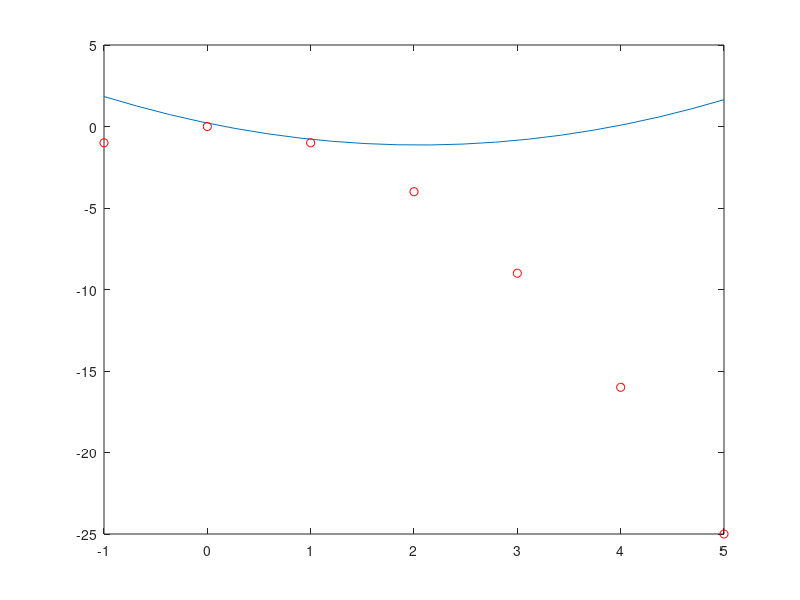

This figure's MATLAB source:
% Create fake data for points approximately on a parabola, 
% oriented approximately facing downwards-right with axis of symmetry
% at angle around -30 degrees down from the x-axis
%
topleft= [      rand(100) 
          500 + rand(100)];

minangle= -0.3; maxangle= -0.7;
theta=- minangle + rand() * (maxangle-minangle);
rot=[cos(theta)  -sin(theta) 0 
     sin(theta)   cos(theta) 0
         0            0      1];

rot2=[cos(theta/2)  -sin(theta/2) 
     sin(theta/2)   cos(theta/2)];

a=-1; b=0; c=0;
Q1= [a  0  b 
         0  0 -1 
         0  0  c];

quadratic= @(xy, M)([xy 1] * M * [xy 1]');
rotatedquadratic= @(xy, M, rot)([xy 1] * rot' * M * rot * [xy 1]');

for x= -10:10
  y= -x^2;
  xyR= [x y 1] * rot
  assert( rotatedquadratic ( ([-3 -9 1] * rot)(1:2) , Q1, rot ), 0, 1e14);
endfor


input= [
  -1  -1
  0  0
  1  -1
  2  -4
  3  -9
  4  -16
  5  -25
  ];

xyR= [input ones(rows(input),1)] * rot;
xR= xyR(:,1);
features= [xR xR.^2 ones(rows(xR),1)];


m = length(input);             % number of points
%X = [ones(m,1), input(:,1)];   % forming X of X beta = y
%y = input(:,2);                % forming y of X beta = y
X= features;
y= xyR(:,2);

betaHat = (X' * X) \ X' * y;   % computing projection of matrix X on y, giving beta
% display best fit parameters
disp(betaHat);

xx = linspace(-1, 5, 20);
yy = betaHat(1) + betaHat(2)*xx + betaHat(3) * xx.^2;
plot(xx, yy) % plot the best fit line
hold on
plot(input(:,1), input(:,2), 'or') % data for which we found the best fit
hold off
